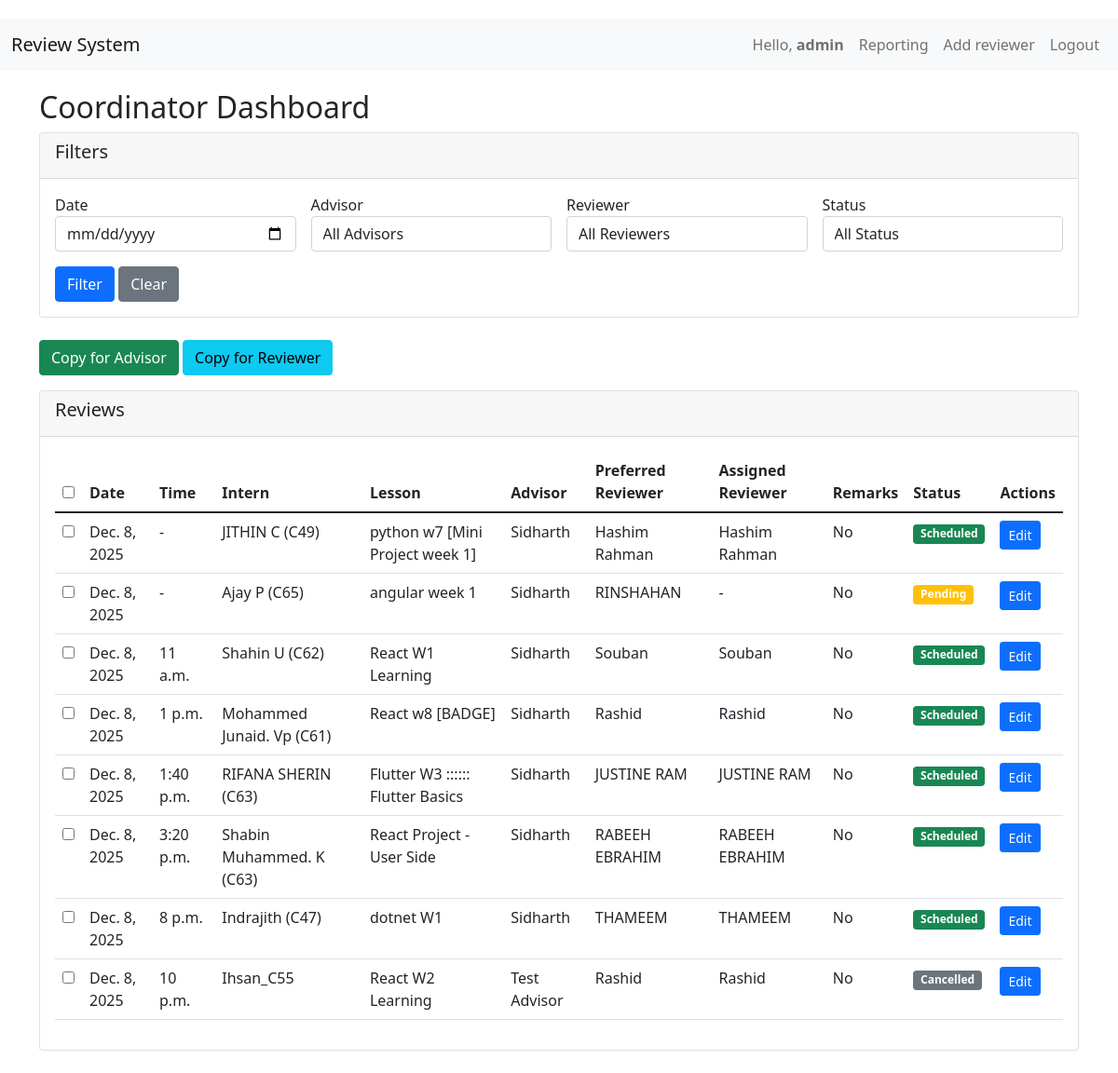
Page / (signed in) on the earlier database version.
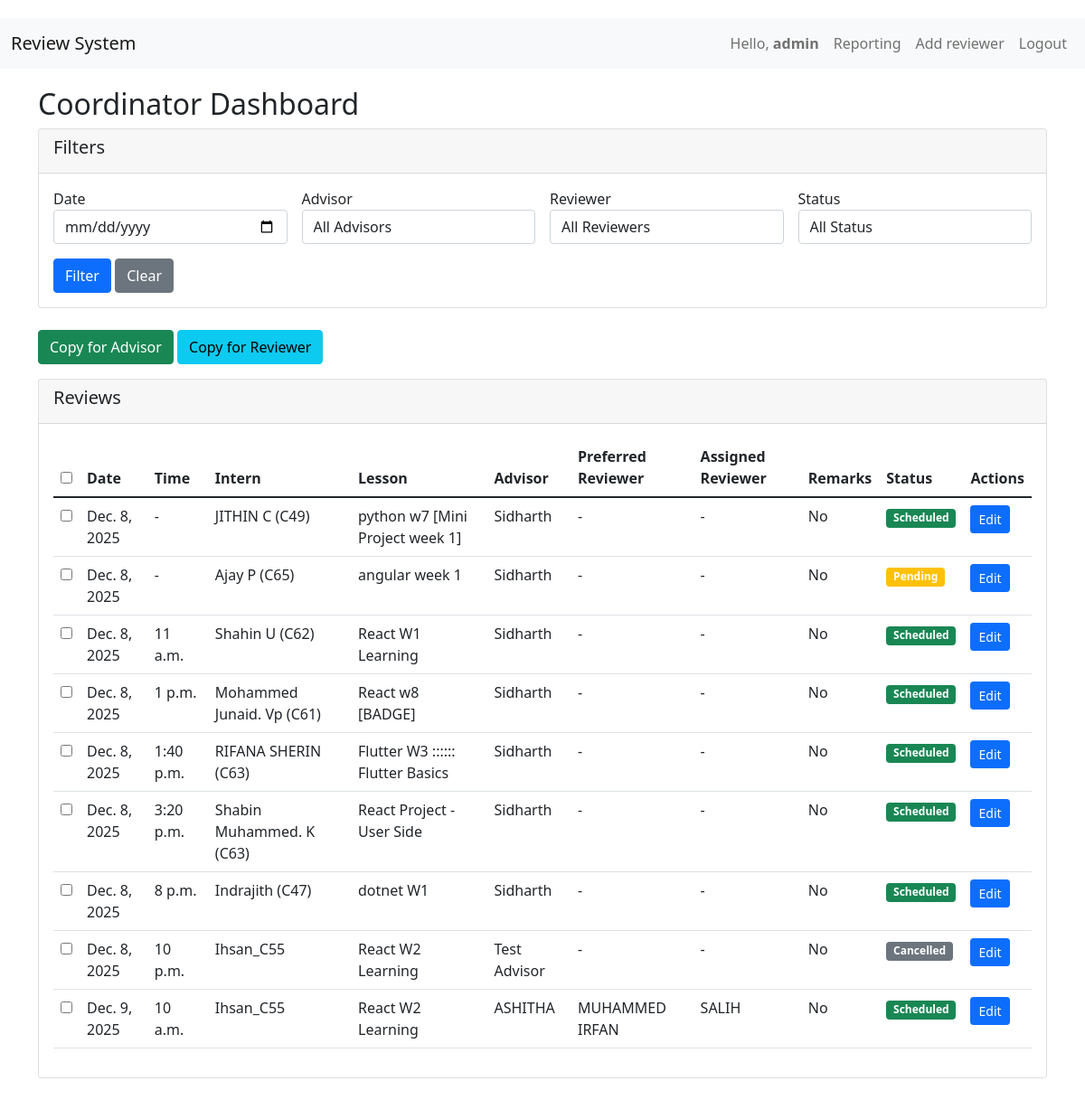
Same page on the later database version.
### reviews/models.py (models this page shows, shortened)
class Review(models.Model):
    STATUS_CHOICES = [
        ('pending', 'Pending'),
        ('scheduled', 'Scheduled'),
        ('completed', 'Completed'),
        ('cancelled', 'Cancelled'),
    ]
    date = models.DateField()
    start_time = models.TimeField(null=True, blank=True)
    google_meet_link = models.URLField(blank=True)
    intern_name = models.CharField(max_length=100)
    lesson_name = models.CharField(max_length=200)
    preferred_reviewer = models.ForeignKey(Reviewer, on_delete=models.SET_NULL,
                                         null=True, blank=True, related_name='preferred_reviews')
    assigned_reviewer = models.ForeignKey(Reviewer, on_delete=models.SET_NULL,
                                        null=True, blank=True, related_name='assigned_reviews')
    status = models.CharField(max_length=20, choices=STATUS_CHOICES, default='pending')
    created_by = models.ForeignKey(User, on_delete=models.SET_NULL, null=True)
    created_at = models.DateTimeField(auto_now_add=True)
    remarks = models.TextField(blank=True, null=True, help_text="Additional comments or notes about the review")
    class Meta:
        ordering = ['date', 'start_time']

class Reviewer(models.Model):
    name = models.CharField(max_length=100)
    stack = models.CharField(max_length=100, blank=True)

### reviews/views.py (the view)
# urls.py: path('', views.dashboard, name='dashboard'),
@login_required
def dashboard(request):
    if request.user.is_staff:
        return coordinator_dashboard(request)
    else:
        return advisor_dashboard(request)

### templates/coordinator/dashboard.html (shortened to what the changed rows need)
{% extends 'base.html' %}
{% block content %}
<div class="row mb-4">
    <div class="col-md-12">
        <h2>Coordinator Dashboard</h2>
        <div class="card">
            <div class="card-body">
                <table class="table table-hover">
                    <thead>
                        <tr>
                            <th><input type="checkbox" id="selectAll"></th>
                            <th>Date</th>
                            <th>Time</th>
                            <th>Intern</th>
                            <th>Lesson</th>
                            <th>Advisor</th>
                            <th>Preferred Reviewer</th>
                            <th>Assigned Reviewer</th>
                            <th>Remarks</th>
                            <th>Status</th>
                            <th>Actions</th>
                        </tr>
                    </thead>
                    <tbody>
                        {% for review in reviews %}
                        <tr>
                            <td><input type="checkbox" class="review-check" value="{{ review.id }}"></td>
                            <td>{{ review.date }}</td>
                            <td>{{ review.start_time|default:"-" }}</td>
                            <td>{{ review.intern_name }}</td>
                            <td>{{ review.lesson_name }}</td>
                            <td>{{ review.created_by.first_name }} {{ review.created_by.last_name }}</td>
                            <td>{{ review.preferred_reviewer.name|default:"-" }}</td>
                            <td>{{ review.assigned_reviewer.name|default:"-" }}</td>
                            {% if review.remarks == None %}
                            <td>No</td>
                            {% else %}
                            <td><a class="nav-link" href="{% url 'remarks' review.id %}">Yes</a></td>
                            {% endif %}
                            <td>
                                <span class="badge bg-{% if review.status == 'scheduled' %}success{% elif review.status == 'pending' %}warning{% elif review.status == 'completed' %}info{% else %}secondary{% endif %}">
                                    {{ review.get_status_display }}
                                </span>
                            </td>
                            <td>
                                <a href="{% url 'update_review' review.id %}" class="btn btn-sm btn-primary">Edit</a>
                            </td>
                        </tr>
                        {% empty %}
                        <tr>
                            <td colspan="10" class="text-center">No reviews found</td>
                        </tr>
                        {% endfor %}
                    </tbody>
                </table>
            </div>
        </div>
    </div>
</div>
{% endblock %}

Differences in the rows shown:
changed Review "JITHIN C (C49)": preferred_reviewer.name "Hashim Rahman" → "-"; assigned_reviewer.name "Hashim Rahman" → "-"
changed Review "Ajay P (C65)": preferred_reviewer.name "RINSHAHAN" → "-"
changed Review "Shahin U (C62)": preferred_reviewer.name "Souban" → "-"; assigned_reviewer.name "Souban" → "-"
changed Review "Mohammed Junaid. Vp (C61)": preferred_reviewer.name "Rashid" → "-"; assigned_reviewer.name "Rashid" → "-"
changed Review "RIFANA SHERIN (C63)": preferred_reviewer.name "JUSTINE RAM" → "-"; assigned_reviewer.name "JUSTINE RAM" → "-"
changed Review "Shabin Muhammed. K (C63)": preferred_reviewer.name "RABEEH EBRAHIM" → "-"; assigned_reviewer.name "RABEEH EBRAHIM" → "-"
changed Review "Indrajith (C47)": preferred_reviewer.name "THAMEEM" → "-"; assigned_reviewer.name "THAMEEM" → "-"
changed Review "Cancelled": preferred_reviewer.name "Rashid" → "-"; assigned_reviewer.name "Rashid" → "-"
added Review: date "Dec. 9, 2025", start_time "10 a.m.", intern_name "Ihsan_C55", lesson_name "React W2 Learning", created_by.first_name "ASHITHA", preferred_reviewer.name "MUHAMMED IRFAN", assigned_reviewer.name "SALIH", shows "No", status "Scheduled"
